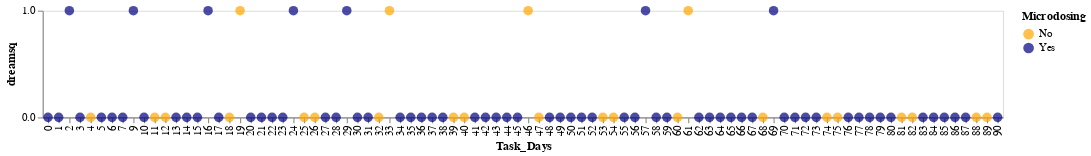

Notebook code for this chart:
### Code cell
a = alt.Chart(data).mark_circle(size=80).encode(
            x='Task_Days:N',
            y=alt.Y('dreamsq:Q', scale=alt.Scale(domain=(0,1)), axis=alt.Axis(values=[0,1], ticks=True, labels=True, grid=False)),
            color=alt.Color('Microdosing', scale=alt.Scale(domain=['No', 'Yes'], range=['orange', 'navy']))
        ).properties(
            width=900,
            height=100
        )
b = alt.Chart(data).mark_line(point=False, color='black',opacity=0.3).encode(
        x='Task_Days:N',
        y='dreamsq:Q'
    ).properties(
        width=900,
        height=100,
        title= ' Days with Vivid Dreams'
    )

a
